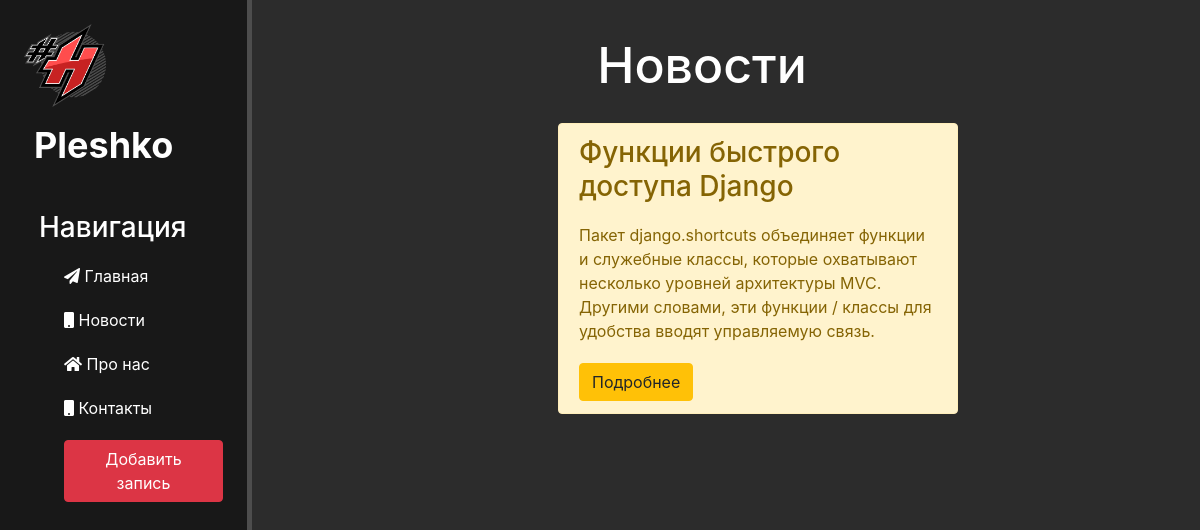
Page /news/ on the committed database.
### news/models.py (models this page shows, shortened)
class Articles(models.Model):
    title = models.CharField('Название', max_length=60)
    anons = models.CharField('Анонс', max_length=250)
    full_text = models.TextField('Статья')
    date = models.DateTimeField('Дата публикации')
    class Meta:
        verbose_name = 'Новость'
        verbose_name_plural = 'Новости'

### news/views.py (the view)
# urls.py: path('', views.news_home, name='news_home'),
def news_home(request):
    news = Articles.objects.order_by('date')
    return render(request, 'news/news_home.html', {'news': news})

### news/templates/news/news_home.html (shortened to what this page needs)
{% extends 'main/test.html' %}
{% block content %}
    <div class="features">
        <h1> Новости </h1>
        {% if news %}
            {% for n in news %}
                <div class="alert alert-warning">
                    <h3>{{ n.title }}</h3>
                    <p>{{ n.anons }}</p>
                    <a href="{% url 'news-detail' n.id %}" class="btn btn-warning">Подробнее</a>
                </div>
            {% endfor %}
        {% else %}
            <p>У вас нет записей</p>
        {% endif %}
    </div>
{% endblock %}

### main/templates/main/test.html (shortened to what this page needs)
{%load static%}
<!DOCTYPE html>
<html lang="en">
<head>
    <link rel="stylesheet" href="https://stackpath.bootstrapcdn.com/bootstrap/4.5.2/css/bootstrap.min.css">
    <link rel="stylesheet" href="{% static 'main/css/main.css' %}">
    <link rel="stylesheet" href="https://use.fontawesome.com/releases/v5.8.2/css/all.css">
</head>
<body>
    <aside>
        <img src="{% static 'main/img/111.png' %}" alt="Лого">
        <span class="logo">Pleshko</span>
        <h3>Навигация</h3>
        <ul>
            <a href="{% url 'home' %}"> <li><i class="fas fa-paper-plane"></i>  Главная</li></a>
            <a href="{% url 'news_home' %}"> <li><i class="fas fa-mobile"></i>  Новости</li></a>
            <a href="{% url 'about' %}"> <li><i class="fas fa-home"></i>  Про нас</li></a>
            <a href=""> <li><i class="fas fa-mobile"></i>  Контакты</li></a>
            <a href="{% url 'create' %}"> <li><button class="btn btn-danger"> Добавить запись</button></li></a>
        </ul>
    </aside>
    <main>
    {% block content %}
    {% endblock %}
    </main>
</body>
</html>

### main/static/main/css/main.css (style rules this page uses)
body { background: #2c2c2c; }
aside { float: left; background: #181818; width: 21%; padding: 2.0%; height: 1000vh; color: #fff; border-right: 5px solid #4d4d4d; }
aside img { width: 82px; float: left; }
aside .logo { font-size: 36px; margin-left: 10px; font-weight: bold; position: relative; top: 11px; }
aside h3 { margin-left: 15px; margin-top: 50px; font-size: 28px; }
aside ul { list-style: none; }
aside ul li { color: #fff; display: block; margin-top: 20px; transition: transform .6s ease; }
main .features { float: left; color: #fff; margin-top: 35px; text-align: center; width: 75%; }
main .features h1 { font-size: 50px; }
main .features p { max-width: 400px; margin: 20px auto; }
.alert-warning { float: left; clear: both; width: 400px; margin: 20px 34%; text-align: left; }

### rows in the picture
Articles: title "Функции быстрого доступа Django", anons "Пакет django.shortcuts объединяет функции и служебные классы, которые охватывают несколько уровней архитектуры MVC. Другими словами, эти функции / классы для удобства вводят управляемую связь."
